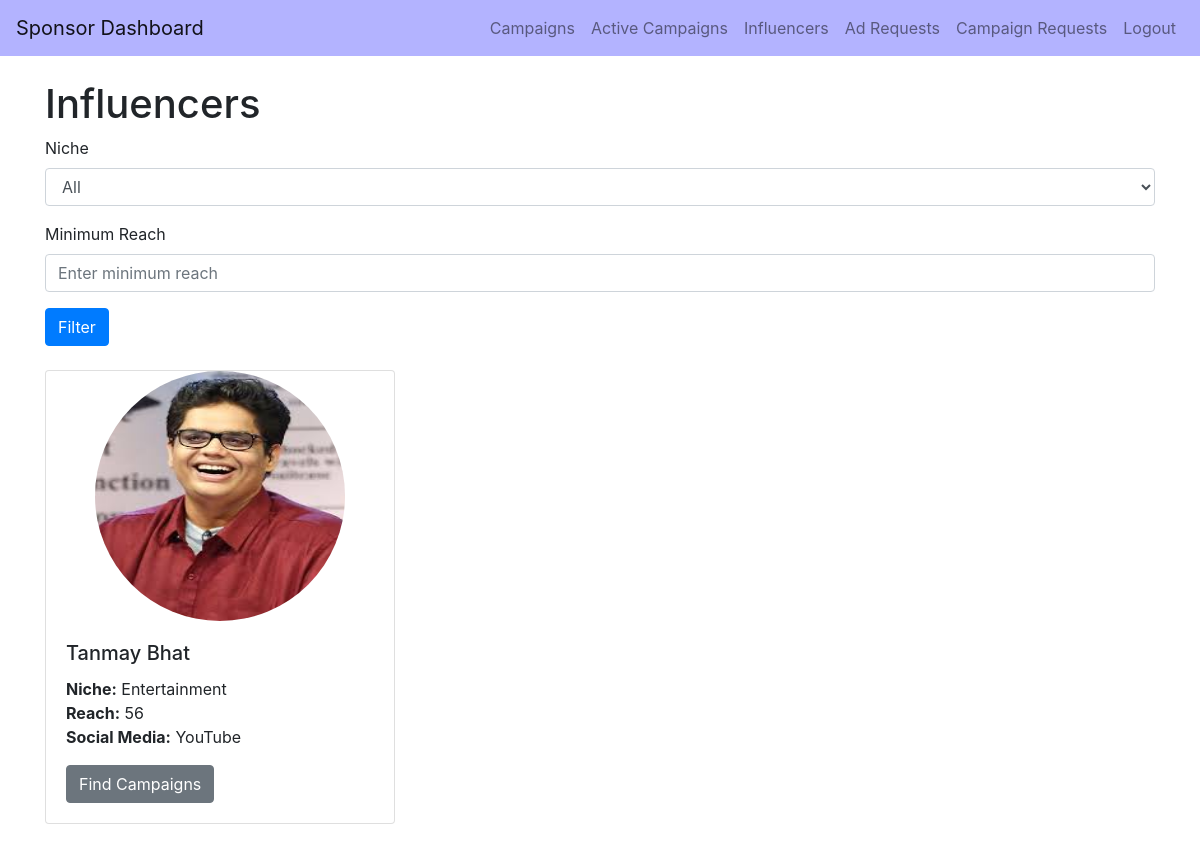
/sponsor_influencers/google_admin, run on an earlier commit of the app's database.
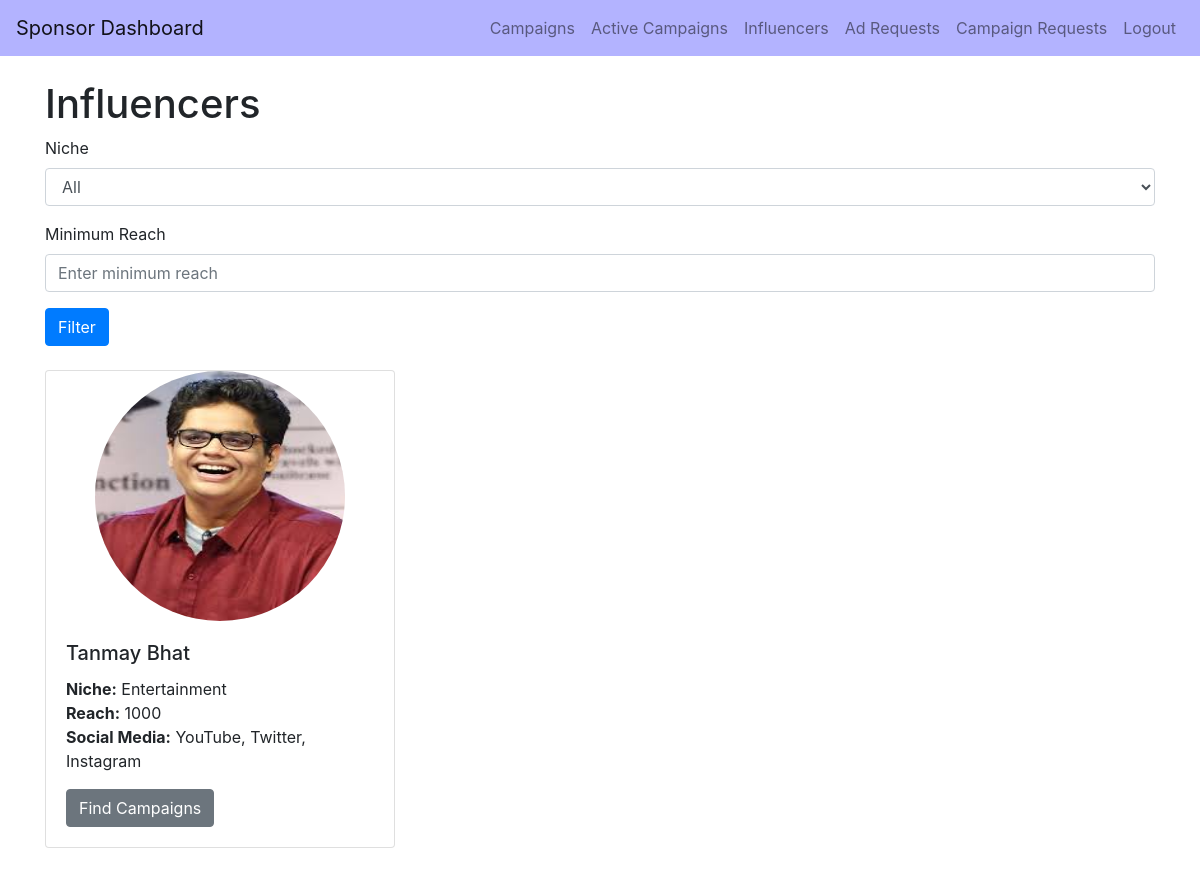
And on a later commit of the database.
### backend/models.py (models this page shows)
class Influencer(db.Model):
    __tablename__ = 'influencer'
    id = db.Column(db.Integer, primary_key=True)
    name = db.Column(db.String(100), nullable=False)
    email = db.Column(db.String(150), nullable=False)
    profile_picture = db.Column(db.String(150), nullable=True)
    niche = db.Column(db.String(50), nullable=False)
    reach = db.Column(db.Integer, nullable=False)
    user_id = db.Column(db.Integer, db.ForeignKey('user.id'), nullable=False)
    platform = db.Column(db.String(150), nullable=False)  # This will store the social media platforms as a comma-separated string
    flagged = db.Column(db.Boolean, default=False)
    user = db.relationship('User', backref='influencer_user', uselist=False)

### backend/controller.py (the view)
@app.route('/sponsor_influencers/<username>', methods=['GET'])
def sponsor_influencers(username):
    usr = User.query.filter_by(username=username).first()
    if usr and usr.role == 'sponsor':
        influencers = Influencer.query.all()
        filter_params = {
            'niche': request.args.get('niche'),
            'reach': request.args.get('reach')
        }
        if filter_params['niche']:
            influencers = [i for i in influencers if i.niche == filter_params['niche']]
        if filter_params['reach']:
            influencers = [i for i in influencers if i.reach >= int(filter_params['reach'])]
        return render_template('sponsor_influencers.html',
                               username=usr.username,
                               influencers=influencers)
    return redirect(url_for('login'))  # Redirect to login if not authorized

### templates/sponsor_influencers.html (shortened to what this page needs)
<!DOCTYPE html>
<html lang="en">
<head>
    <link href="https://stackpath.bootstrapcdn.com/bootstrap/4.5.2/css/bootstrap.min.css" rel="stylesheet">
</head>
<body>
    <nav class="navbar navbar-expand-lg navbar-light" style="background-color: #b3b3ff;">
        <a class="navbar-brand" href="/sponsor_dashboard/{{ username }}">Sponsor Dashboard</a>
        <div class="collapse navbar-collapse">
            <ul class="navbar-nav ml-auto">
                <li class="nav-item">
                    <a class="nav-link" href="/sponsor_campaigns/{{ username }}">Campaigns</a>
                </li>
                <li class="nav-item">
                    <a class="nav-link" href="{{ url_for('active_campaigns_sponsor', username=username) }}">Active Campaigns</a>
                </li>
                <li class="nav-item">
                    <a class="nav-link" href="/sponsor_influencers/{{ username }}">Influencers</a>
                </li>
                <li class="nav-item">
                    <a class="nav-link" href="/sponsor_ad_requests/{{ username }}">Ad Requests</a>
                </li>
                <li class="nav-item">
                    <a class="nav-link" href="/sponsor_campaign_requests/{{ username }}">Campaign Requests</a>
                </li>
                <li class="nav-item">
                    <a class="nav-link" href="{{ url_for('logout') }}">Logout</a>
                </li>
            </ul>
        </div>
    </nav>
    <div class="container mt-4">
        <h1>Influencers</h1>
        <form method="GET" action="/sponsor_influencers/{{ username }}" class="mb-4">
            <div class="form-group">
                <label for="niche">Niche</label>
                <select class="form-control" id="niche" name="niche">
                    <option value="">All</option>
                </select>
            </div>
            <div class="form-group">
                <label for="reach">Minimum Reach</label>
                <input type="number" class="form-control" id="reach" name="reach" placeholder="Enter minimum reach">
            </div>
            <button type="submit" class="btn btn-primary">Filter</button>
        </form>
        <div class="row">
            {% if influencers %}
                {% for influencer in influencers %}
                    <div class="col-md-4 mb-4">
                        <div class="card">
                            <div class="d-flex justify-content-center">
                                <img src="../static/images/{{ influencer.name }}.jpeg" class="img-fluid rounded-circle" alt="{{ influencer.name }}" style="width: 250px; height: 250px;">
                            </div>
                            <div class="card-body">
                                <h5 class="card-title">{{ influencer.name }}</h5>
                                <p class="card-text">
                                    <strong>Niche:</strong> {{ influencer.niche }}<br>
                                    <strong>Reach:</strong> {{ influencer.reach }}<br>
                                    <strong>Social Media:</strong> {{ influencer.platform }}<br>
                                </p>
                                <button type="button" class="btn btn-secondary" data-toggle="modal" data-target="#campaignModal" data-influencer-id="{{ influencer.id }}">
                                    Find Campaigns
                                </button>
                            </div>
                        </div>
                    </div>
                {% endfor %}
            {% else %}
                <p>No influencers found.</p>
            {% endif %}
        </div>
    </div>
</body>
</html>

What changed in the data, as far as the page shows it:
changed Influencer "Tanmay Bhat": reach "56" → "1000"; platform "YouTube" → "YouTube, Twitter, Instagram"
